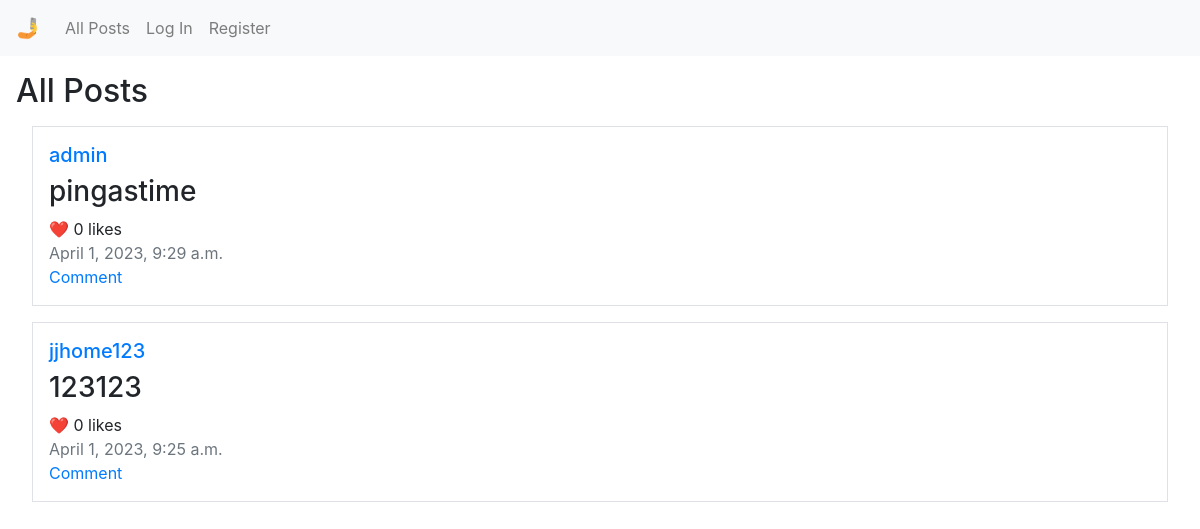
The app's page /, older data.
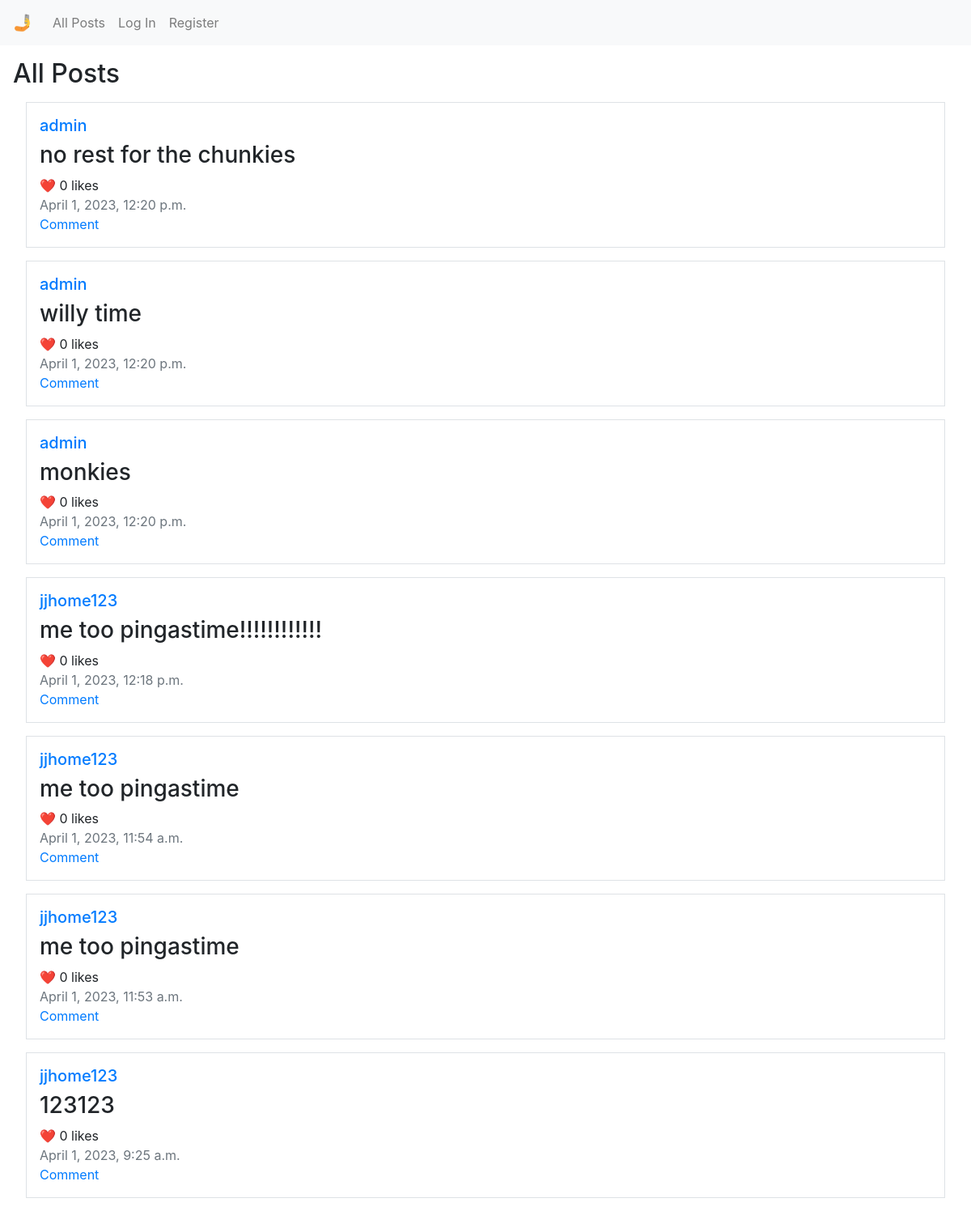
The same page, newer data.
### network/models.py (models this page shows, shortened)
class Post(models.Model):
    poster = models.ForeignKey(User, on_delete=models.CASCADE, null=True, default=None)
    post = models.CharField(max_length=2000)
    datetime = models.DateTimeField(auto_now=True)

class User(AbstractUser):
    pass

### network/views.py (the view, shortened to what this page needs)
# urls.py: path("", views.index, name="index"),
def index(request):
    posts = Post.objects.all().order_by('datetime')
    return render(request, "network/index.html", {
        "posts": posts,
    })

### network/templates/network/index.html (shortened to what this page needs)
{% extends "network/layout.html" %}
{% block body %}
    <h2>All Posts</h2>
    <div class="posts">
        {% for post in posts reversed %}
        <div class="border m-3 p-3">
            <h5><a href="{% url 'profile' post.poster.username %}">{{ post.poster }}</a></h5>
            <div id="post_body{{ post.pk }}"><h3>{{ post.post }}</h3></div>
            <div class="likes">
                {% if request.user.is_authenticated %}
                <span class="like_button" id="like{{ post.pk }}" data-like_id="{{ post.pk }}">🤍</span>
                {% else %}
                <span>❤️</span>
                {% endif %}
                <span><span class="like_num" id="like-count{{ post.pk }}" data-num_id="{{ post.pk }}">0</span> likes</span>
            </div>
            <div class="text-muted">{{ post.datetime }}</div>
            <a href="#">Comment</a>
        </div>
        {% empty %}
        <div class="m-3 p-3">
            <h5>No posts to display.</h5>
        </div>
        {% endfor %}
    </div>
{% endblock %}

Row changes from the older to the newer data that the page shows:
changed Post: post "pingastime" → "no rest for the chunkies"; datetime "April 1, 2023, 9:29 a.m." → "April 1, 2023, 12:20 p.m."
added Post: poster "admin", post "willy time", datetime "April 1, 2023, 12:20 p.m."
added Post: poster "admin", post "monkies", datetime "April 1, 2023, 12:20 p.m."
added Post: poster "jjhome123", post "me too pingastime!!!!!!!!!!!!", datetime "April 1, 2023, 12:18 p.m."
added Post: poster "jjhome123", post "me too pingastime", datetime "April 1, 2023, 11:54 a.m."
added Post: poster "jjhome123", post "me too pingastime", datetime "April 1, 2023, 11:53 a.m."
